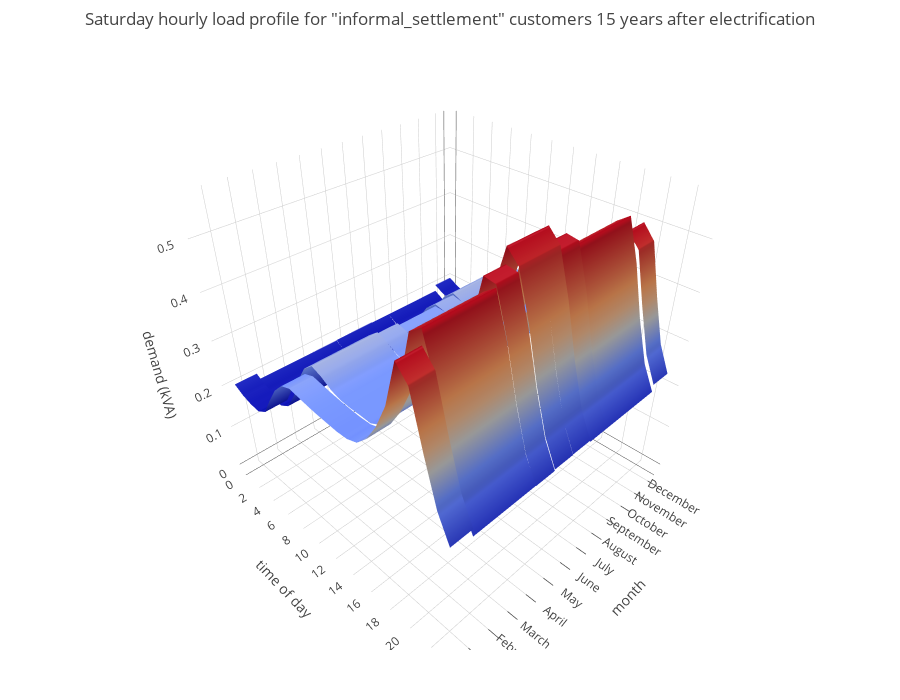

This figure's notebook cell:
### Code cell
exc.plotClassHourly('informal_settlement', daytype='Saturday', year=15)

### Figure 1 — Plotly figure (JSON) as saved in the notebook; plotly's stock layout.template omitted (floating-point values rounded to 4 significant figures)
{"data": [{"hoverinfo": "name+text", "name": "December", "showscale": false, "text": [["0h00<br /> 0.203 kVA"], ["1h00<br /> 0.191 kVA"], ["2h00<br /> 0.184 kVA"], ["3h00<br /> 0.182 kVA"], ["4h00<br /> 0.195 kVA"], ["5h00<br /> 0.235 kVA"], ["6h00<br /> 0.271 kVA"], ["7h00<br /> 0.294 kVA"], ["8h00<br /> 0.302 kVA"], ["9h00<br /> 0.298 kVA"], ["10h00<br /> 0.294 kVA"], ["11h00<br /> 0.291 kVA"], ["12h00<br /> 0.289 kVA"], ["13h00<br /> 0.287 kVA"], ["14h00<br /> 0.288 kVA"], ["15h00<br /> 0.296 kVA"], ["16h00<br /> 0.319 kVA"], ["17h00<br /> 0.357 kVA"], ["18h00<br /> 0.409 kVA"], ["19h00<br /> 0.497 kVA"], ["20h00<br /> 0.470 kVA"], ["21h00<br /> 0.371 kVA"], ["22h00<br /> 0.282 kVA"], ["23h00<br /> 0.228 kVA"]], "type": "surface", "x": [[0, 1], [0, 1], [0, 1], [0, 1], [0, 1], [0, 1], [0, 1], [0, 1], [0, 1], [0, 1], [0, 1], [0, 1], [0, 1], [0, 1], [0, 1], [0, 1], [0, 1], [0, 1], [0, 1], [0, 1], [0, 1], [0, 1], [0, 1], [0, 1]], "y": [[0, 0], [1, 1], [2, 2], [3, 3], [4, 4], [5, 5], [6, 6], [7, 7], [8, 8], [9, 9], [10, 10], [11, 11], [12, 12], [13, 13], [14, 14], [15, 15], [16, 16], [17, 17], [18, 18], [19, 19], [20, 20], [21, 21], [22, 22], [23, 23]], "z": [[0.203, 0.203], [0.191, 0.191], [0.184, 0.184], [0.182, 0.182], [0.195, 0.195], [0.235, 0.235], [0.271, 0.271], [0.294, 0.294], [0.302, 0.302], [0.298, 0.298], [0.294, 0.294], [0.291, 0.291], [0.289, 0.289], [0.287, 0.287], [0.288, 0.288], [0.296, 0.296], [0.319, 0.319], [0.357, 0.357], [0.409, 0.409], [0.497, 0.497], [0.47, 0.47], [0.371, 0.371], [0.282, 0.282], [0.228, 0.228]]}, {"hoverinfo": "name+text", "name": "November", "showscale": false, "text": [["0h00<br /> 0.188 kVA"], ["1h00<br /> 0.175 kVA"], ["2h00<br /> 0.168 kVA"], ["3h00<br /> 0.168 kVA"], ["4h00<br /> 0.181 kVA"], ["5h00<br /> 0.217 kVA"], ["6h00<br /> 0.267 kVA"], ["7h00<br /> 0.305 kVA"], ["8h00<br /> 0.323 kVA"], ["9h00<br /> 0.314 kVA"], ["10h00<br /> 0.300 kVA"], ["11h00<br /> 0.293 kVA"], ["12h00<br /> 0.291 kVA"], ["13h00<br /> 0.291 kVA"], ["14h00<br /> 0.290 kVA"], ["15h00<br /> 0.302 kVA"], ["16h00<br /> 0.334 kVA"], ["17h00<br /> 0.405 kVA"], ["18h00<br /> 0.507 kVA"], ["19h00<br /> 0.524 kVA"], ["20h00<br /> 0.446 kVA"], ["21h00<br /> 0.345 kVA"], ["22h00<br /> 0.262 kVA"], ["23h00<br /> 0.212 kVA"]], "type": "surface", "x": [[1, 2], [1, 2], [1, 2], [1, 2], [1, 2], [1, 2], [1, 2], [1, 2], [1, 2], [1, 2], [1, 2], [1, 2], [1, 2], [1, 2], [1, 2], [1, 2], [1, 2], [1, 2], [1, 2], [1, 2], [1, 2], [1, 2], [1, 2], [1, 2]], "y": [[0, 0], [1, 1], [2, 2], [3, 3], [4, 4], [5, 5], [6, 6], [7, 7], [8, 8], [9, 9], [10, 10], [11, 11], [12, 12], [13, 13], [14, 14], [15, 15], [16, 16], [17, 17], [18, 18], [19, 19], [20, 20], [21, 21], [22, 22], [23, 23]], "z": [[0.188, 0.188], [0.175, 0.175], [0.168, 0.168], [0.168, 0.168], [0.181, 0.181], [0.217, 0.217], [0.267, 0.267], [0.305, 0.305], [0.323, 0.323], [0.314, 0.314], [0.3, 0.3], [0.293, 0.293], [0.291, 0.291], [0.291, 0.291], [0.29, 0.29], [0.302, 0.302], [0.334, 0.334], [0.405, 0.405], [0.507, 0.507], [0.524, 0.524], [0.446, 0.446], [0.345, 0.345], [0.262, 0.262], [0.212, 0.212]]}, {"hoverinfo": "name+text", "name": "October", "showscale": false, "text": [["0h00<br /> 0.188 kVA"], ["1h00<br /> 0.175 kVA"], ["2h00<br /> 0.168 kVA"], ["3h00<br /> 0.168 kVA"], ["4h00<br /> 0.181 kVA"], ["5h00<br /> 0.217 kVA"], ["6h00<br /> 0.267 kVA"], ["7h00<br /> 0.305 kVA"], ["8h00<br /> 0.323 kVA"], ["9h00<br /> 0.314 kVA"], ["10h00<br /> 0.300 kVA"], ["11h00<br /> 0.293 kVA"], ["12h00<br /> 0.291 kVA"], ["13h00<br /> 0.291 kVA"], ["14h00<br /> 0.290 kVA"], ["15h00<br /> 0.302 kVA"], ["16h00<br /> 0.334 kVA"], ["17h00<br /> 0.405 kVA"], ["18h00<br /> 0.507 kVA"], ["19h00<br /> 0.524 kVA"], ["20h00<br /> 0.446 kVA"], ["21h00<br /> 0.345 kVA"], ["22h00<br /> 0.262 kVA"], ["23h00<br /> 0.212 kVA"]], "type": "surface", "x": [[2, 3], [2, 3], [2, 3], [2, 3], [2, 3], [2, 3], [2, 3], [2, 3], [2, 3], [2, 3], [2, 3], [2, 3], [2, 3], [2, 3], [2, 3], [2, 3], [2, 3], [2, 3], [2, 3], [2, 3], [2, 3], [2, 3], [2, 3], [2, 3]], "y": [[0, 0], [1, 1], [2, 2], [3, 3], [4, 4], [5, 5], [6, 6], [7, 7], [8, 8], [9, 9], [10, 10], [11, 11], [12, 12], [13, 13], [14, 14], [15, 15], [16, 16], [17, 17], [18, 18], [19, 19], [20, 20], [21, 21], [22, 22], [23, 23]], "z": [[0.188, 0.188], [0.175, 0.175], [0.168, 0.168], [0.168, 0.168], [0.181, 0.181], [0.217, 0.217], [0.267, 0.267], [0.305, 0.305], [0.323, 0.323], [0.314, 0.314], [0.3, 0.3], [0.293, 0.293], [0.291, 0.291], [0.291, 0.291], [0.29, 0.29], [0.302, 0.302], [0.334, 0.334], [0.405, 0.405], [0.507, 0.507], [0.524, 0.524], [0.446, 0.446], [0.345, 0.345], [0.262, 0.262], [0.212, 0.212]]}, {"hoverinfo": "name+text", "name": "September", "showscale": false, "text": [["0h00<br /> 0.188 kVA"], ["1h00<br /> 0.175 kVA"], ["2h00<br /> 0.168 kVA"], ["3h00<br /> 0.168 kVA"], ["4h00<br /> 0.181 kVA"], ["5h00<br /> 0.217 kVA"], ["6h00<br /> 0.267 kVA"], ["7h00<br /> 0.305 kVA"], ["8h00<br /> 0.323 kVA"], ["9h00<br /> 0.314 kVA"], ["10h00<br /> 0.300 kVA"], ["11h00<br /> 0.293 kVA"], ["12h00<br /> 0.291 kVA"], ["13h00<br /> 0.291 kVA"], ["14h00<br /> 0.290 kVA"], ["15h00<br /> 0.302 kVA"], ["16h00<br /> 0.334 kVA"], ["17h00<br /> 0.405 kVA"], ["18h00<br /> 0.507 kVA"], ["19h00<br /> 0.524 kVA"], ["20h00<br /> 0.446 kVA"], ["21h00<br /> 0.345 kVA"], ["22h00<br /> 0.262 kVA"], ["23h00<br /> 0.212 kVA"]], "type": "surface", "x": [[3, 4], [3, 4], [3, 4], [3, 4], [3, 4], [3, 4], [3, 4], [3, 4], [3, 4], [3, 4], [3, 4], [3, 4], [3, 4], [3, 4], [3, 4], [3, 4], [3, 4], [3, 4], [3, 4], [3, 4], [3, 4], [3, 4], [3, 4], [3, 4]], "y": [[0, 0], [1, 1], [2, 2], [3, 3], [4, 4], [5, 5], [6, 6], [7, 7], [8, 8], [9, 9], [10, 10], [11, 11], [12, 12], [13, 13], [14, 14], [15, 15], [16, 16], [17, 17], [18, 18], [19, 19], [20, 20], [21, 21], [22, 22], [23, 23]], "z": [[0.188, 0.188], [0.175, 0.175], [0.168, 0.168], [0.168, 0.168], [0.181, 0.181], [0.217, 0.217], [0.267, 0.267], [0.305, 0.305], [0.323, 0.323], [0.314, 0.314], [0.3, 0.3], [0.293, 0.293], [0.291, 0.291], [0.291, 0.291], [0.29, 0.29], [0.302, 0.302], [0.334, 0.334], [0.405, 0.405], [0.507, 0.507], [0.524, 0.524], [0.446, 0.446], [0.345, 0.345], [0.262, 0.262], [0.212, 0.212]]}, {"hoverinfo": "name+text", "name": "August", "showscale": false, "text": [["0h00<br /> 0.188 kVA"], ["1h00<br /> 0.173 kVA"], ["2h00<br /> 0.166 kVA"], ["3h00<br /> 0.166 kVA"], ["4h00<br /> 0.178 kVA"], ["5h00<br /> 0.218 kVA"], ["6h00<br /> 0.265 kVA"], ["7h00<br /> 0.300 kVA"], ["8h00<br /> 0.319 kVA"], ["9h00<br /> 0.314 kVA"], ["10h00<br /> 0.301 kVA"], ["11h00<br /> 0.294 kVA"], ["12h00<br /> 0.293 kVA"], ["13h00<br /> 0.293 kVA"], ["14h00<br /> 0.292 kVA"], ["15h00<br /> 0.304 kVA"], ["16h00<br /> 0.336 kVA"], ["17h00<br /> 0.415 kVA"], ["18h00<br /> 0.533 kVA"], ["19h00<br /> 0.529 kVA"], ["20h00<br /> 0.449 kVA"], ["21h00<br /> 0.347 kVA"], ["22h00<br /> 0.263 kVA"], ["23h00<br /> 0.212 kVA"]], "type": "surface", "x": [[4, 5], [4, 5], [4, 5], [4, 5], [4, 5], [4, 5], [4, 5], [4, 5], [4, 5], [4, 5], [4, 5], [4, 5], [4, 5], [4, 5], [4, 5], [4, 5], [4, 5], [4, 5], [4, 5], [4, 5], [4, 5], [4, 5], [4, 5], [4, 5]], "y": [[0, 0], [1, 1], [2, 2], [3, 3], [4, 4], [5, 5], [6, 6], [7, 7], [8, 8], [9, 9], [10, 10], [11, 11], [12, 12], [13, 13], [14, 14], [15, 15], [16, 16], [17, 17], [18, 18], [19, 19], [20, 20], [21, 21], [22, 22], [23, 23]], "z": [[0.188, 0.188], [0.173, 0.173], [0.166, 0.166], [0.166, 0.166], [0.178, 0.178], [0.218, 0.218], [0.265, 0.265], [0.3, 0.3], [0.319, 0.319], [0.314, 0.314], [0.301, 0.301], [0.294, 0.294], [0.293, 0.293], [0.293, 0.293], [0.292, 0.292], [0.304, 0.304], [0.336, 0.336], [0.415, 0.415], [0.533, 0.533], [0.529, 0.529], [0.449, 0.449], [0.347, 0.347], [0.263, 0.263], [0.212, 0.212]]}, {"hoverinfo": "name+text", "name": "July", "showscale": false, "text": [["0h00<br /> 0.189 kVA"], ["1h00<br /> 0.173 kVA"], ["2h00<br /> 0.165 kVA"], ["3h00<br /> 0.165 kVA"], ["4h00<br /> 0.176 kVA"], ["5h00<br /> 0.218 kVA"], ["6h00<br /> 0.260 kVA"], ["7h00<br /> 0.293 kVA"], ["8h00<br /> 0.315 kVA"], ["9h00<br /> 0.314 kVA"], ["10h00<br /> 0.303 kVA"], ["11h00<br /> 0.295 kVA"], ["12h00<br /> 0.294 kVA"], ["13h00<br /> 0.294 kVA"], ["14h00<br /> 0.293 kVA"], ["15h00<br /> 0.304 kVA"], ["16h00<br /> 0.337 kVA"], ["17h00<br /> 0.457 kVA"], ["18h00<br /> 0.562 kVA"], ["19h00<br /> 0.538 kVA"], ["20h00<br /> 0.455 kVA"], ["21h00<br /> 0.353 kVA"], ["22h00<br /> 0.267 kVA"], ["23h00<br /> 0.215 kVA"]], "type": "surface", "x": [[5, 6], [5, 6], [5, 6], [5, 6], [5, 6], [5, 6], [5, 6], [5, 6], [5, 6], [5, 6], [5, 6], [5, 6], [5, 6], [5, 6], [5, 6], [5, 6], [5, 6], [5, 6], [5, 6], [5, 6], [5, 6], [5, 6], [5, 6], [5, 6]], "y": [[0, 0], [1, 1], [2, 2], [3, 3], [4, 4], [5, 5], [6, 6], [7, 7], [8, 8], [9, 9], [10, 10], [11, 11], [12, 12], [13, 13], [14, 14], [15, 15], [16, 16], [17, 17], [18, 18], [19, 19], [20, 20], [21, 21], [22, 22], [23, 23]], "z": [[0.189, 0.189], [0.173, 0.173], [0.165, 0.165], [0.165, 0.165], [0.176, 0.176], [0.218, 0.218], [0.26, 0.26], [0.293, 0.293], [0.315, 0.315], [0.314, 0.314], [0.303, 0.303], [0.295, 0.295], [0.294, 0.294], [0.294, 0.294], [0.293, 0.293], [0.304, 0.304], [0.337, 0.337], [0.457, 0.457], [0.562, 0.562], [0.538, 0.538], [0.455, 0.455], [0.353, 0.353], [0.267, 0.267], [0.215, 0.215]]}, {"hoverinfo": "name+text", "name": "June", "showscale": false, "text": [["0h00<br /> 0.189 kVA"], ["1h00<br /> 0.173 kVA"], ["2h00<br /> 0.165 kVA"], ["3h00<br /> 0.165 kVA"], ["4h00<br /> 0.176 kVA"], ["5h00<br /> 0.218 kVA"], ["6h00<br /> 0.260 kVA"], ["7h00<br /> 0.293 kVA"], ["8h00<br /> 0.315 kVA"], ["9h00<br /> 0.314 kVA"], ["10h00<br /> 0.303 kVA"], ["11h00<br /> 0.295 kVA"], ["12h00<br /> 0.294 kVA"], ["13h00<br /> 0.294 kVA"], ["14h00<br /> 0.293 kVA"], ["15h00<br /> 0.304 kVA"], ["16h00<br /> 0.337 kVA"], ["17h00<br /> 0.474 kVA"], ["18h00<br /> 0.562 kVA"], ["19h00<br /> 0.538 kVA"], ["20h00<br /> 0.455 kVA"], ["21h00<br /> 0.352 kVA"], ["22h00<br /> 0.267 kVA"], ["23h00<br /> 0.214 kVA"]], "type": "surface", "x": [[6, 7], [6, 7], [6, 7], [6, 7], [6, 7], [6, 7], [6, 7], [6, 7], [6, 7], [6, 7], [6, 7], [6, 7], [6, 7], [6, 7], [6, 7], [6, 7], [6, 7], [6, 7], [6, 7], [6, 7], [6, 7], [6, 7], [6, 7], [6, 7]], "y": [[0, 0], [1, 1], [2, 2], [3, 3], [4, 4], [5, 5], [6, 6], [7, 7], [8, 8], [9, 9], [10, 10], [11, 11], [12, 12], [13, 13], [14, 14], [15, 15], [16, 16], [17, 17], [18, 18], [19, 19], [20, 20], [21, 21], [22, 22], [23, 23]], "z": [[0.189, 0.189], [0.173, 0.173], [0.165, 0.165], [0.165, 0.165], [0.176, 0.176], [0.218, 0.218], [0.26, 0.26], [0.293, 0.293], [0.315, 0.315], [0.314, 0.314], [0.303, 0.303], [0.295, 0.295], [0.294, 0.294], [0.294, 0.294], [0.293, 0.293], [0.304, 0.304], [0.337, 0.337], [0.474, 0.474], [0.562, 0.562], [0.538, 0.538], [0.455, 0.455], [0.352, 0.352], [0.267, 0.267], [0.214, 0.214]]}, {"hoverinfo": "name+text", "name": "May", "showscale": false, "text": [["0h00<br /> 0.188 kVA"], ["1h00<br /> 0.173 kVA"], ["2h00<br /> 0.166 kVA"], ["3h00<br /> 0.166 kVA"], ["4h00<br /> 0.178 kVA"], ["5h00<br /> 0.218 kVA"], ["6h00<br /> 0.265 kVA"], ["7h00<br /> 0.300 kVA"], ["8h00<br /> 0.320 kVA"], ["9h00<br /> 0.314 kVA"], ["10h00<br /> 0.301 kVA"], ["11h00<br /> 0.294 kVA"], ["12h00<br /> 0.293 kVA"], ["13h00<br /> 0.293 kVA"], ["14h00<br /> 0.292 kVA"], ["15h00<br /> 0.304 kVA"], ["16h00<br /> 0.336 kVA"], ["17h00<br /> 0.434 kVA"], ["18h00<br /> 0.533 kVA"], ["19h00<br /> 0.529 kVA"], ["20h00<br /> 0.448 kVA"], ["21h00<br /> 0.347 kVA"], ["22h00<br /> 0.263 kVA"], ["23h00<br /> 0.211 kVA"]], "type": "surface", "x": [[7, 8], [7, 8], [7, 8], [7, 8], [7, 8], [7, 8], [7, 8], [7, 8], [7, 8], [7, 8], [7, 8], [7, 8], [7, 8], [7, 8], [7, 8], [7, 8], [7, 8], [7, 8], [7, 8], [7, 8], [7, 8], [7, 8], [7, 8], [7, 8]], "y": [[0, 0], [1, 1], [2, 2], [3, 3], [4, 4], [5, 5], [6, 6], [7, 7], [8, 8], [9, 9], [10, 10], [11, 11], [12, 12], [13, 13], [14, 14], [15, 15], [16, 16], [17, 17], [18, 18], [19, 19], [20, 20], [21, 21], [22, 22], [23, 23]], "z": [[0.188, 0.188], [0.173, 0.173], [0.166, 0.166], [0.166, 0.166], [0.178, 0.178], [0.218, 0.218], [0.265, 0.265], [0.3, 0.3], [0.32, 0.32], [0.314, 0.314], [0.301, 0.301], [0.294, 0.294], [0.293, 0.293], [0.293, 0.293], [0.292, 0.292], [0.304, 0.304], [0.336, 0.336], [0.434, 0.434], [0.533, 0.533], [0.529, 0.529], [0.448, 0.448], [0.347, 0.347], [0.263, 0.263], [0.211, 0.211]]}, {"hoverinfo": "name+text", "name": "April", "showscale": false, "text": [["0h00<br /> 0.188 kVA"], ["1h00<br /> 0.175 kVA"], ["2h00<br /> 0.168 kVA"], ["3h00<br /> 0.168 kVA"], ["4h00<br /> 0.181 kVA"], ["5h00<br /> 0.217 kVA"], ["6h00<br /> 0.267 kVA"], ["7h00<br /> 0.305 kVA"], ["8h00<br /> 0.323 kVA"], ["9h00<br /> 0.314 kVA"], ["10h00<br /> 0.300 kVA"], ["11h00<br /> 0.293 kVA"], ["12h00<br /> 0.291 kVA"], ["13h00<br /> 0.291 kVA"], ["14h00<br /> 0.290 kVA"], ["15h00<br /> 0.302 kVA"], ["16h00<br /> 0.334 kVA"], ["17h00<br /> 0.405 kVA"], ["18h00<br /> 0.507 kVA"], ["19h00<br /> 0.524 kVA"], ["20h00<br /> 0.446 kVA"], ["21h00<br /> 0.345 kVA"], ["22h00<br /> 0.262 kVA"], ["23h00<br /> 0.212 kVA"]], "type": "surface", "x": [[8, 9], [8, 9], [8, 9], [8, 9], [8, 9], [8, 9], [8, 9], [8, 9], [8, 9], [8, 9], [8, 9], [8, 9], [8, 9], [8, 9], [8, 9], [8, 9], [8, 9], [8, 9], [8, 9], [8, 9], [8, 9], [8, 9], [8, 9], [8, 9]], "y": [[0, 0], [1, 1], [2, 2], [3, 3], [4, 4], [5, 5], [6, 6], [7, 7], [8, 8], [9, 9], [10, 10], [11, 11], [12, 12], [13, 13], [14, 14], [15, 15], [16, 16], [17, 17], [18, 18], [19, 19], [20, 20], [21, 21], [22, 22], [23, 23]], "z": [[0.188, 0.188], [0.175, 0.175], [0.168, 0.168], [0.168, 0.168], [0.181, 0.181], [0.217, 0.217], [0.267, 0.267], [0.305, 0.305], [0.323, 0.323], [0.314, 0.314], [0.3, 0.3], [0.293, 0.293], [0.291, 0.291], [0.291, 0.291], [0.29, 0.29], [0.302, 0.302], [0.334, 0.334], [0.405, 0.405], [0.507, 0.507], [0.524, 0.524], [0.446, 0.446], [0.345, 0.345], [0.262, 0.262], [0.212, 0.212]]}, {"hoverinfo": "name+text", "name": "March", "showscale": false, "text": [["0h00<br /> 0.188 kVA"], ["1h00<br /> 0.175 kVA"], ["2h00<br /> 0.168 kVA"], ["3h00<br /> 0.168 kVA"], ["4h00<br /> 0.181 kVA"], ["5h00<br /> 0.217 kVA"], ["6h00<br /> 0.267 kVA"], ["7h00<br /> 0.305 kVA"], ["8h00<br /> 0.323 kVA"], ["9h00<br /> 0.314 kVA"], ["10h00<br /> 0.300 kVA"], ["11h00<br /> 0.293 kVA"], ["12h00<br /> 0.291 kVA"], ["13h00<br /> 0.291 kVA"], ["14h00<br /> 0.290 kVA"], ["15h00<br /> 0.302 kVA"], ["16h00<br /> 0.334 kVA"], ["17h00<br /> 0.405 kVA"], ["18h00<br /> 0.507 kVA"], ["19h00<br /> 0.524 kVA"], ["20h00<br /> 0.446 kVA"], ["21h00<br /> 0.345 kVA"], ["22h00<br /> 0.262 kVA"], ["23h00<br /> 0.212 kVA"]], "type": "surface", "x": [[9, 10], [9, 10], [9, 10], [9, 10], [9, 10], [9, 10], [9, 10], [9, 10], [9, 10], [9, 10], [9, 10], [9, 10], [9, 10], [9, 10], [9, 10], [9, 10], [9, 10], [9, 10], [9, 10], [9, 10], [9, 10], [9, 10], [9, 10], [9, 10]], "y": [[0, 0], [1, 1], [2, 2], [3, 3], [4, 4], [5, 5], [6, 6], [7, 7], [8, 8], [9, 9], [10, 10], [11, 11], [12, 12], [13, 13], [14, 14], [15, 15], [16, 16], [17, 17], [18, 18], [19, 19], [20, 20], [21, 21], [22, 22], [23, 23]], "z": [[0.188, 0.188], [0.175, 0.175], [0.168, 0.168], [0.168, 0.168], [0.181, 0.181], [0.217, 0.217], [0.267, 0.267], [0.305, 0.305], [0.323, 0.323], [0.314, 0.314], [0.3, 0.3], [0.293, 0.293], [0.291, 0.291], [0.291, 0.291], [0.29, 0.29], [0.302, 0.302], [0.334, 0.334], [0.405, 0.405], [0.507, 0.507], [0.524, 0.524], [0.446, 0.446], [0.345, 0.345], [0.262, 0.262], [0.212, 0.212]]}, {"hoverinfo": "name+text", "name": "February", "showscale": false, "text": [["0h00<br /> 0.188 kVA"], ["1h00<br /> 0.175 kVA"], ["2h00<br /> 0.168 kVA"], ["3h00<br /> 0.168 kVA"], ["4h00<br /> 0.181 kVA"], ["5h00<br /> 0.217 kVA"], ["6h00<br /> 0.267 kVA"], ["7h00<br /> 0.305 kVA"], ["8h00<br /> 0.323 kVA"], ["9h00<br /> 0.314 kVA"], ["10h00<br /> 0.300 kVA"], ["11h00<br /> 0.293 kVA"], ["12h00<br /> 0.291 kVA"], ["13h00<br /> 0.291 kVA"], ["14h00<br /> 0.290 kVA"], ["15h00<br /> 0.302 kVA"], ["16h00<br /> 0.334 kVA"], ["17h00<br /> 0.405 kVA"], ["18h00<br /> 0.507 kVA"], ["19h00<br /> 0.524 kVA"], ["20h00<br /> 0.446 kVA"], ["21h00<br /> 0.345 kVA"], ["22h00<br /> 0.262 kVA"], ["23h00<br /> 0.212 kVA"]], "type": "surface", "x": [[10, 11], [10, 11], [10, 11], [10, 11], [10, 11], [10, 11], [10, 11], [10, 11], [10, 11], [10, 11], [10, 11], [10, 11], [10, 11], [10, 11], [10, 11], [10, 11], [10, 11], [10, 11], [10, 11], [10, 11], [10, 11], [10, 11], [10, 11], [10, 11]], "y": [[0, 0], [1, 1], [2, 2], [3, 3], [4, 4], [5, 5], [6, 6], [7, 7], [8, 8], [9, 9], [10, 10], [11, 11], [12, 12], [13, 13], [14, 14], [15, 15], [16, 16], [17, 17], [18, 18], [19, 19], [20, 20], [21, 21], [22, 22], [23, 23]], "z": [[0.188, 0.188], [0.175, 0.175], [0.168, 0.168], [0.168, 0.168], [0.181, 0.181], [0.217, 0.217], [0.267, 0.267], [0.305, 0.305], [0.323, 0.323], [0.314, 0.314], [0.3, 0.3], [0.293, 0.293], [0.291, 0.291], [0.291, 0.291], [0.29, 0.29], [0.302, 0.302], [0.334, 0.334], [0.405, 0.405], [0.507, 0.507], [0.524, 0.524], [0.446, 0.446], [0.345, 0.345], [0.262, 0.262], [0.212, 0.212]]}, {"hoverinfo": "name+text", "name": "January", "showscale": false, "text": [["0h00<br /> 0.203 kVA"], ["1h00<br /> 0.191 kVA"], ["2h00<br /> 0.184 kVA"], ["3h00<br /> 0.182 kVA"], ["4h00<br /> 0.195 kVA"], ["5h00<br /> 0.235 kVA"], ["6h00<br /> 0.271 kVA"], ["7h00<br /> 0.294 kVA"], ["8h00<br /> 0.302 kVA"], ["9h00<br /> 0.298 kVA"], ["10h00<br /> 0.294 kVA"], ["11h00<br /> 0.291 kVA"], ["12h00<br /> 0.289 kVA"], ["13h00<br /> 0.287 kVA"], ["14h00<br /> 0.288 kVA"], ["15h00<br /> 0.296 kVA"], ["16h00<br /> 0.319 kVA"], ["17h00<br /> 0.357 kVA"], ["18h00<br /> 0.409 kVA"], ["19h00<br /> 0.497 kVA"], ["20h00<br /> 0.470 kVA"], ["21h00<br /> 0.371 kVA"], ["22h00<br /> 0.282 kVA"], ["23h00<br /> 0.228 kVA"]], "type": "surface", "x": [[11, 12], [11, 12], [11, 12], [11, 12], [11, 12], [11, 12], [11, 12], [11, 12], [11, 12], [11, 12], [11, 12], [11, 12], [11, 12], [11, 12], [11, 12], [11, 12], [11, 12], [11, 12], [11, 12], [11, 12], [11, 12], [11, 12], [11, 12], [11, 12]], "y": [[0, 0], [1, 1], [2, 2], [3, 3], [4, 4], [5, 5], [6, 6], [7, 7], [8, 8], [9, 9], [10, 10], [11, 11], [12, 12], [13, 13], [14, 14], [15, 15], [16, 16], [17, 17], [18, 18], [19, 19], [20, 20], [21, 21], [22, 22], [23, 23]], "z": [[0.203, 0.203], [0.191, 0.191], [0.184, 0.184], [0.182, 0.182], [0.195, 0.195], [0.235, 0.235], [0.271, 0.271], [0.294, 0.294], [0.302, 0.302], [0.298, 0.298], [0.294, 0.294], [0.291, 0.291], [0.289, 0.289], [0.287, 0.287], [0.288, 0.288], [0.296, 0.296], [0.319, 0.319], [0.357, 0.357], [0.409, 0.409], [0.497, 0.497], [0.47, 0.47], [0.371, 0.371], [0.282, 0.282], [0.228, 0.228]]}], "layout": {"height": 700, "margin": {"b": 50, "l": 50, "pad": 10, "r": 50, "t": 50}, "scene": {"xaxis": {"ticktext": ["December", "November", "October", "September", "August", "July", "June", "May", "April", "March", "February", "January"], "tickvals": [0.5, 1.5, 2.5, 3.5, 4.5, 5.5, 6.5, 7.5, 8.5, 9.5, 10.5, 11.5], "tickwidth": 1.5, "title": "month", "type": "category"}, "yaxis": {"tickvals": [0, 2, 4, 6, 8, 10, 12, 14, 16, 18, 20, 22], "title": "time of day"}, "zaxis": {"rangemode": "tozero", "tickvals": [0, 0.1, 0.2, 0.3, 0.4, 0.5], "title": "demand (kVA)"}}, "title": "Saturday hourly load profile for \"informal_settlement\" customers 15 years after electrification"}}
